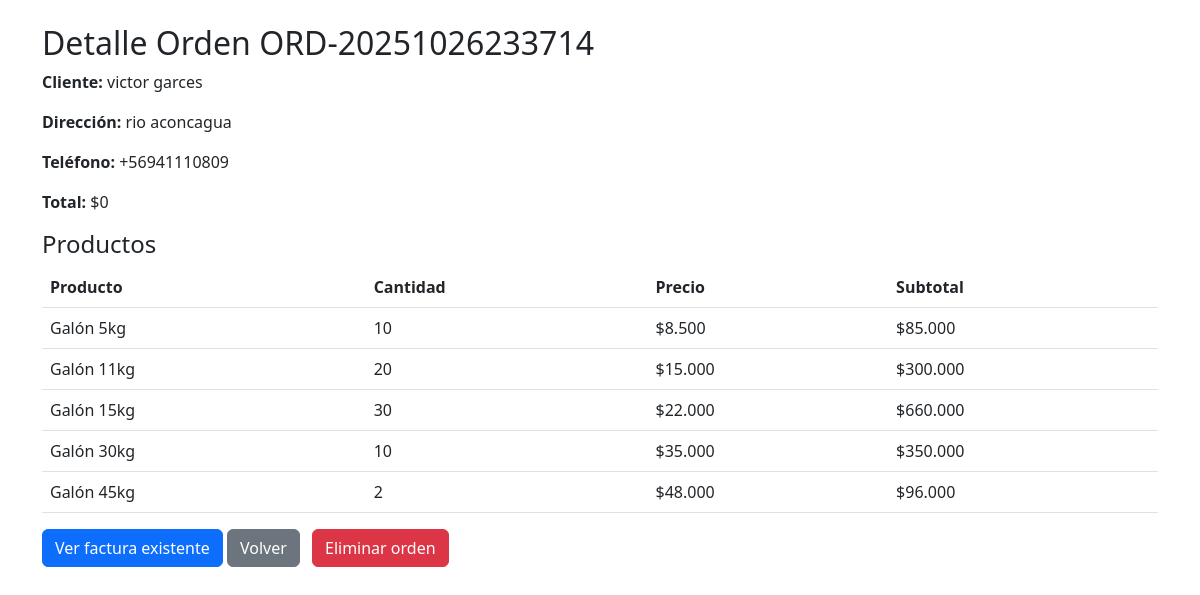
The page /ordenes/ver/3 (signed in) on the database its author committed.
### tables this page shows
CREATE TABLE ordenes_compra (
                id INTEGER PRIMARY KEY AUTOINCREMENT,
                numero_orden TEXT UNIQUE NOT NULL,
                cliente TEXT NOT NULL,
                direccion TEXT NOT NULL,
                telefono TEXT NOT NULL,
                comuna TEXT NOT NULL,
                region TEXT NOT NULL,
                productos TEXT NOT NULL,
                precios REAL NOT NULL,
                fecha_creacion DATETIME DEFAULT CURRENT_TIMESTAMP
            , total REAL DEFAULT 0);

CREATE TABLE productos (
                id INTEGER PRIMARY KEY AUTOINCREMENT,
                nombre TEXT UNIQUE NOT NULL,
                tipo TEXT NOT NULL,
                capacidad TEXT NOT NULL,
                precio REAL NOT NULL,
                activo BOOLEAN DEFAULT 1,
                fecha_creacion DATETIME DEFAULT CURRENT_TIMESTAMP
            );

### webapp/controllers/orden_controller.py (the view)
@bp.route('/ver/<int:orden_id>', methods=['GET'])
def ver_orden(orden_id):
    if "user" not in session:
        return redirect(url_for("login.login"))
    orden = obtener_orden(orden_id)
    if not orden:
        return "Orden no encontrada", 404
    factura = obtener_factura_por_orden(orden_id)
    return render_template('orden_detalle.html', orden=orden, factura=factura)

### webapp/models/database.py (called while the page is built)
def get_connection():
    conn = sqlite3.connect(DB_PATH)
    conn.row_factory = sqlite3.Row
    return conn

### webapp/models/factura_model.py (called while the page is built)
def obtener_factura_por_orden(orden_id):
    conn = get_connection()
    cur = conn.cursor()
    cur.execute("SELECT * FROM facturas WHERE orden_id=?", (orden_id,))
    row = cur.fetchone()
    conn.close()
    return dict(row) if row else None

### webapp/templates/orden_detalle.html (shortened to what this page needs)
<!doctype html>
<html>
<head>
  <link href="https://cdn.jsdelivr.net/npm/bootstrap@5.3.0/dist/css/bootstrap.min.css" rel="stylesheet">
</head>
<body class="p-4">
  <div class="container">
    <h2>Detalle Orden {{ orden.numero_orden }}</h2>
    <p><strong>Cliente:</strong> {{ orden.cliente }}</p>
    <p><strong>Dirección:</strong> {{ orden.direccion }}</p>
    <p><strong>Teléfono:</strong> {{ orden.telefono }}</p>
    <p><strong>Total:</strong> {{ orden.total|clp }}</p>
    <h4>Productos</h4>
    <table class="table">
      <thead><tr><th>Producto</th><th>Cantidad</th><th>Precio</th><th>Subtotal</th></tr></thead>
      <tbody>
        {% for p in orden.productos %}
          <tr>
            <td>{{ p.nombre }}</td>
            <td>{{ p.cantidad }}</td>
            <td>{{ p.precio|clp }}</td>
            <td>{{ p.subtotal|clp }}</td>
          </tr>
        {% endfor %}
      </tbody>
    </table>
    <div class="mt-3">
      {% if factura %}
        <a class="btn btn-primary" href="{{ url_for('factura.detalle_factura', factura_id=factura.id) }}">Ver factura existente</a>
      {% else %}
        <a class="btn btn-success" href="{{ url_for('factura.crear_factura_view', orden_id=orden.id) }}">Generar factura</a>
      {% endif %}
      <a class="btn btn-secondary" href="{{ url_for('orden.listar_ordenes_view') }}">Volver</a>
      <form method="post" action="{{ url_for('orden.eliminar_orden_view', orden_id=orden.id) }}" style="display:inline" onsubmit="return confirm('¿Eliminar esta orden? Esta acción no se puede deshacer.')">
        <button type="submit" class="btn btn-danger ms-2">Eliminar orden</button>
      </form>
    </div>
  </div>
</body>
</html>

### rows shown on the page
ordenes_compra: numero_orden "ORD-20251026233714", cliente "victor garces", direccion "rio aconcagua", telefono "+56941110809", total|clp "$0"
productos: nombre "Galón 5kg", cantidad "10", precio|clp "$8.500", subtotal|clp "$85.000"
productos: nombre "Galón 11kg", cantidad "20", precio|clp "$15.000", subtotal|clp "$300.000"
productos: nombre "Galón 15kg", cantidad "30", precio|clp "$22.000", subtotal|clp "$660.000"
productos: nombre "Galón 30kg", cantidad "10", precio|clp "$35.000", subtotal|clp "$350.000"
productos: nombre "Galón 45kg", cantidad "2", precio|clp "$48.000", subtotal|clp "$96.000"
